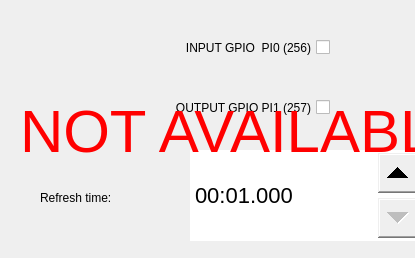
<?xml version="1.0" encoding="UTF-8"?>
<ui version="4.0">
 <class>GPIOTab</class>
 <widget class="QWidget" name="GPIOTab">
  <property name="geometry">
   <rect>
    <x>0</x>
    <y>0</y>
    <width>415</width>
    <height>258</height>
   </rect>
  </property>
  <property name="windowTitle">
   <string>Form</string>
  </property>
  <widget class="QTimeEdit" name="te_refresh_time">
   <property name="geometry">
    <rect>
     <x>190</x>
     <y>150</y>
     <width>231</width>
     <height>91</height>
    </rect>
   </property>
   <property name="styleSheet">
    <string notr="true">::up-button, ::down-button {
    width:40px;
    height:40px;
}

QTimeEdit {

font-size:22px;

}</string>
   </property>
   <property name="dateTime">
    <datetime>
     <hour>0</hour>
     <minute>0</minute>
     <second>1</second>
     <year>2000</year>
     <month>1</month>
     <day>1</day>
    </datetime>
   </property>
   <property name="currentSection">
    <enum>QDateTimeEdit::MinuteSection</enum>
   </property>
   <property name="displayFormat">
    <string>mm:ss.zzz</string>
   </property>
  </widget>
  <widget class="QCheckBox" name="cb_input">
   <property name="geometry">
    <rect>
     <x>30</x>
     <y>30</y>
     <width>300</width>
     <height>35</height>
    </rect>
   </property>
   <property name="layoutDirection">
    <enum>Qt::RightToLeft</enum>
   </property>
   <property name="text">
    <string>INPUT GPIO  PI0 (256)</string>
   </property>
   <property name="iconSize">
    <size>
     <width>48</width>
     <height>48</height>
    </size>
   </property>
  </widget>
  <widget class="QLabel" name="lbl_refresh">
   <property name="geometry">
    <rect>
     <x>40</x>
     <y>180</y>
     <width>350</width>
     <height>35</height>
    </rect>
   </property>
   <property name="text">
    <string>Refresh time:</string>
   </property>
  </widget>
  <widget class="QCheckBox" name="cb_output">
   <property name="geometry">
    <rect>
     <x>30</x>
     <y>90</y>
     <width>300</width>
     <height>35</height>
    </rect>
   </property>
   <property name="layoutDirection">
    <enum>Qt::RightToLeft</enum>
   </property>
   <property name="text">
    <string>OUTPUT GPIO PI1 (257)</string>
   </property>
   <property name="iconSize">
    <size>
     <width>48</width>
     <height>48</height>
    </size>
   </property>
  </widget>
  <widget class="QLabel" name="lbl_na">
   <property name="geometry">
    <rect>
     <x>20</x>
     <y>15</y>
     <width>571</width>
     <height>231</height>
    </rect>
   </property>
   <property name="styleSheet">
    <string notr="true">font-size:60px;
color:red;</string>
   </property>
   <property name="text">
    <string>NOT AVAILABLE</string>
   </property>
  </widget>
 </widget>
 <resources/>
 <connections/>
</ui>
